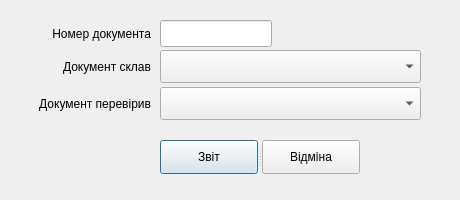
<?xml version="1.0" encoding="UTF-8"?>
<ui version="4.0">
 <class>Report_par1</class>
 <widget class="QDialog" name="Report_par1">
  <property name="windowModality">
   <enum>Qt::WindowModal</enum>
  </property>
  <property name="geometry">
   <rect>
    <x>0</x>
    <y>0</y>
    <width>460</width>
    <height>200</height>
   </rect>
  </property>
  <property name="windowTitle">
   <string>Параметри звіту</string>
  </property>
  <property name="modal">
   <bool>true</bool>
  </property>
  <widget class="QLabel" name="label">
   <property name="geometry">
    <rect>
     <x>10</x>
     <y>20</y>
     <width>141</width>
     <height>27</height>
    </rect>
   </property>
   <property name="text">
    <string>Номер документа</string>
   </property>
   <property name="alignment">
    <set>Qt::AlignRight|Qt::AlignTrailing|Qt::AlignVCenter</set>
   </property>
  </widget>
  <widget class="QLabel" name="label_2">
   <property name="geometry">
    <rect>
     <x>10</x>
     <y>50</y>
     <width>141</width>
     <height>33</height>
    </rect>
   </property>
   <property name="text">
    <string>Документ склав</string>
   </property>
   <property name="alignment">
    <set>Qt::AlignRight|Qt::AlignTrailing|Qt::AlignVCenter</set>
   </property>
  </widget>
  <widget class="QLabel" name="label_3">
   <property name="geometry">
    <rect>
     <x>10</x>
     <y>87</y>
     <width>141</width>
     <height>33</height>
    </rect>
   </property>
   <property name="text">
    <string>Документ перевірив</string>
   </property>
   <property name="alignment">
    <set>Qt::AlignRight|Qt::AlignTrailing|Qt::AlignVCenter</set>
   </property>
  </widget>
  <widget class="QLineEdit" name="lineEdit">
   <property name="geometry">
    <rect>
     <x>160</x>
     <y>20</y>
     <width>112</width>
     <height>27</height>
    </rect>
   </property>
  </widget>
  <widget class="QComboBox" name="comboBox">
   <property name="geometry">
    <rect>
     <x>160</x>
     <y>50</y>
     <width>261</width>
     <height>33</height>
    </rect>
   </property>
  </widget>
  <widget class="QComboBox" name="comboBox_2">
   <property name="geometry">
    <rect>
     <x>160</x>
     <y>87</y>
     <width>261</width>
     <height>33</height>
    </rect>
   </property>
  </widget>
  <widget class="QSplitter" name="splitter">
   <property name="geometry">
    <rect>
     <x>160</x>
     <y>140</y>
     <width>200</width>
     <height>34</height>
    </rect>
   </property>
   <property name="orientation">
    <enum>Qt::Horizontal</enum>
   </property>
   <widget class="QPushButton" name="pushButton">
    <property name="baseSize">
     <size>
      <width>100</width>
      <height>0</height>
     </size>
    </property>
    <property name="locale">
     <locale language="Ukrainian" country="Ukraine"/>
    </property>
    <property name="text">
     <string>Звіт</string>
    </property>
    <property name="icon">
     <iconset>
      <normaloff>../icons/22x22/actions/document-preview.png</normaloff>../icons/22x22/actions/document-preview.png</iconset>
    </property>
    <property name="default">
     <bool>true</bool>
    </property>
   </widget>
   <widget class="QPushButton" name="pushButton_2">
    <property name="baseSize">
     <size>
      <width>100</width>
      <height>0</height>
     </size>
    </property>
    <property name="text">
     <string>Відміна</string>
    </property>
    <property name="icon">
     <iconset>
      <normaloff>../icons/22x22/actions/dialog-cancel.png</normaloff>../icons/22x22/actions/dialog-cancel.png</iconset>
    </property>
   </widget>
  </widget>
 </widget>
 <tabstops>
  <tabstop>lineEdit</tabstop>
  <tabstop>comboBox</tabstop>
  <tabstop>comboBox_2</tabstop>
  <tabstop>pushButton</tabstop>
  <tabstop>pushButton_2</tabstop>
 </tabstops>
 <resources/>
 <connections/>
</ui>
